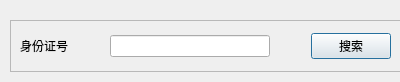
<?xml version="1.0" encoding="UTF-8"?>
<ui version="4.0">
 <class>Dialog_ser_passenger</class>
 <widget class="QDialog" name="Dialog_ser_passenger">
  <property name="geometry">
   <rect>
    <x>0</x>
    <y>0</y>
    <width>400</width>
    <height>82</height>
   </rect>
  </property>
  <property name="windowTitle">
   <string>Dialog</string>
  </property>
  <widget class="QFrame" name="frame">
   <property name="geometry">
    <rect>
     <x>10</x>
     <y>20</y>
     <width>391</width>
     <height>52</height>
    </rect>
   </property>
   <property name="frameShape">
    <enum>QFrame::StyledPanel</enum>
   </property>
   <property name="frameShadow">
    <enum>QFrame::Raised</enum>
   </property>
   <layout class="QHBoxLayout" name="horizontalLayout">
    <item>
     <widget class="QLabel" name="label">
      <property name="text">
       <string>身份证号</string>
      </property>
     </widget>
    </item>
    <item>
     <spacer name="horizontalSpacer">
      <property name="orientation">
       <enum>Qt::Horizontal</enum>
      </property>
      <property name="sizeHint" stdset="0">
       <size>
        <width>12</width>
        <height>20</height>
       </size>
      </property>
     </spacer>
    </item>
    <item>
     <widget class="QLineEdit" name="lineEdit_ser_passenger">
      <property name="minimumSize">
       <size>
        <width>160</width>
        <height>0</height>
       </size>
      </property>
     </widget>
    </item>
    <item>
     <spacer name="horizontalSpacer_2">
      <property name="orientation">
       <enum>Qt::Horizontal</enum>
      </property>
      <property name="sizeHint" stdset="0">
       <size>
        <width>23</width>
        <height>20</height>
       </size>
      </property>
     </spacer>
    </item>
    <item>
     <widget class="QPushButton" name="pushButton_ser_passenger">
      <property name="text">
       <string>搜索</string>
      </property>
     </widget>
    </item>
   </layout>
  </widget>
 </widget>
 <resources/>
 <connections/>
</ui>
